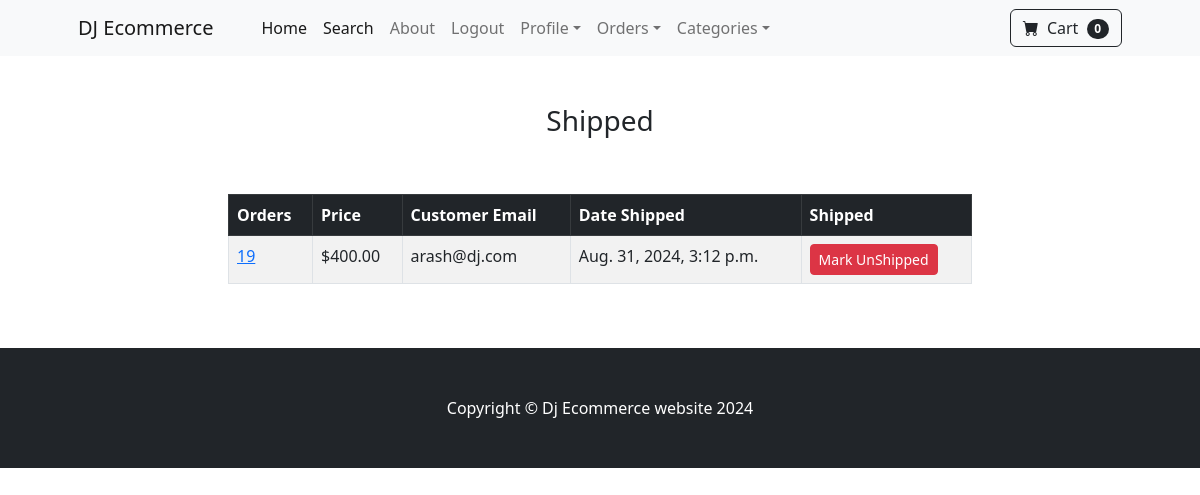
The app's page /payment/shipped_dashboard/ (signed in) with its own data.
### payment/models.py (models this page shows, shortened)
class Order(models.Model):
    user = models.ForeignKey(User, on_delete=models.CASCADE, null=True, blank=True)
    full_name = models.CharField(max_length=256)
    email = models.EmailField()
    shipping_address = models.TextField(max_length=2500)
    amount_paid = models.DecimalField(max_digits=8, decimal_places=2)
    date_order = models.DateTimeField(auto_now_add=True)
    shipped = models.BooleanField(default=False)
    date_shipped = models.DateTimeField(blank=True, null=True)

### payment/views.py (the view, shortened to what this page needs)
# urls.py: path('shipped_dashboard/', views.shipped_dashboard, name='shipped_dashboard'),
def shipped_dashboard(request):
    if request.user.is_authenticated and request.user.is_superuser:
        orders = Order.objects.filter(shipped=True)
        return render(request, "payment/shipped_dash.html", {
            "orders":orders,
        })
    else:
        messages.error(request, ("Oops!!... Access Denied !!"))
        return redirect('store:index')

### cart/cart.py (called while the page is built)
    def __len__(self):
        return len(self.cart)

### cart/context_processors.py (called while the page is built)
def cart(request):
    return {'cart': Cart(request)}

### payment/templates/payment/shipped_dash.html (shortened to what this page needs)
{% extends "base.html" %}
{% load static %}
{% block content %}
    <div class="container">
        <div class="row"><center>
            <div class="col-8">
                <br><br>
                <h3>Shipped</h3>
                <br><br>
                <table class="table table-striped table-hover table-bordered">
                    <thead class="table-dark">
                      <tr>
                        <th scope="col">Orders</th>
                        <th scope="col">Price</th>
                        <th scope="col">Customer Email</th>
                        <th scope="col">Date Shipped</th>
                        <th scope="col">Shipped</th>
                      </tr>
                    </thead>
                    <tbody>
                        {% for order in orders %}
                            <tr>
                                <td><a href="{% url "payment:orders" order.id %}">{{ order.id }}</a></td>
                                <td>${{ order.amount_paid }}</td>
                                <td>{{ order.email }}</td>
                                <td>{{ order.date_shipped }}</td>
                                <td>
                                    <form method="POST">
                                        <button type="submit" class="btn btn-danger btn-sm">
                                            Mark UnShipped
                                        </button>
                                    </form>
                                </td>
                             </tr>
                        {% endfor %}
                    </tbody>
                  </table>
                <br><br>
            </div>
        </center>
        </div>
    </div>
{% endblock content %}

### records on screen
Order: id "19", amount_paid "400.00", email "arash@dj.com", date_shipped "Aug. 31, 2024, 3:12 p.m."

### other values on screen
{{ cart|length }} "0"
